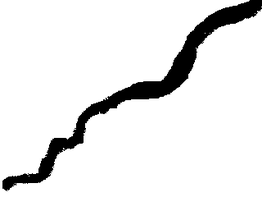
%> input picture Tema06a.bmp, 262 x 197 px, shrunk from 320 x 240 before the run
$ octave practica06.m   (GNU Octave 9; MATLAB toolbox functions it lacks are replaced by stand-ins)
%> lines starting %> are read from the running program, lines starting %| are printed output that depends on the picture
### detectar_lineas.m
clear all; close all

X = imread('Tema06b.bmp','bmp');
%X = imread('BinariaBB.bmp','bmp');
figure; imshow(X)

% coeficiente determinar la porcion de la parte inferior de la imagen a
% detectar
coeficiente = 0.4;
[f] = extract_white_region_mio(X);

theta=1;
rho = 1;
[H,Theta,Rho] = hough_Gonzalez(f,theta,rho);

% la parte grafica esta tomada del help de Matlab (disco 2)
figure, imagesc(Theta, Rho, H); colormap(hot);
xlabel('\theta (grados)'); ylabel('\rho');
title('R_{\theta} (\rho)');
colorbar

numPicos = 11;
Trheshold = 200;
%vecindad = por defecto
[filas,columnas,Hnew] = houghpeaks_Gonzalez(H,numPicos,Trheshold);
hold on
plot(Theta(columnas),Rho(filas), 'linestyle', 'none', 'marker', 's', 'color', 'b');
figure, imagesc(Theta, Rho, Hnew); colormap(hot);

% parametros para unir lineas muy similares y longitud minima de las lineas
FillGap = 100; Minima_longitud = 80;

lineas = houghlines_Gonzalez(f,Theta,Rho,filas,columnas,FillGap,Minima_longitud);
figure, imshow(f), hold on

% procedimiento para eliminar las lineas con similar theta y rho,
% fusionandolas en una unica linea
for k = 1:length(lineas)
    theta_vector(k) = lineas(k).theta;
    rho_vector(k) = lineas(k).rho;
end
theta_v = sort(theta_vector);
rho_v = sort(rho_vector);
dtheta = diff(theta_v);
drho = diff(rho_v);


for k = 1:length(lineas)
    xy = [lineas(k).point1; lineas(k).point2];
    plot(xy(:,2),xy(:,1), 'LineWidth', 3, 'Color','r');
end

### practica06.m
% Autores: Daniel Serrano Torres, Emilio 羖varez Pi馿iro
% Pr醕tica 06
clear all; close all;
%% 1) Descripci髇 de bordes
% 1.a) Minimos cuadrados


B = imread('Tema06a.bmp','bmp');
%> B is the input picture: size 197x262x3 uint8; min 0, max 255, mean 232.1
I = B(:,:,1);

figure(1)
subplot(1,2,1); imshow(I); impixelinfo

[M,N,a] = size(I);
%> M = 197; N = 262; a = 1

n = 1;
for i=1:1:M
    for j=1:1:N
       if I(i,j) == 0
          Y(n,1) = 1; Y(n,2) = j;
          b(n) = i;
          n = n + 1;
       end
    end
end
%> after the loop, b = 3552 values from 1 to 190; n = 3553

a = pinv(Y)*b';
%> a = [195.6; -0.753]

x1 = 0; x2 = N;
%> after `x2 = N`: x2 = 262
y1 = a(1) + a(2)*x1;
%> y1 = 195.6
y2 = a(1) + a(2)*x2;
%> y2 = -1.74


hold on
line ([x1, x2], [y1, y2], 'LineWidth',4)
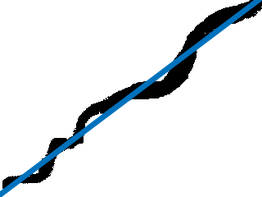
%> figure redrawn from the program's plot data
%> the run ends on the next line
% 1.b) Detectar l韓eas

detectar_lineas
